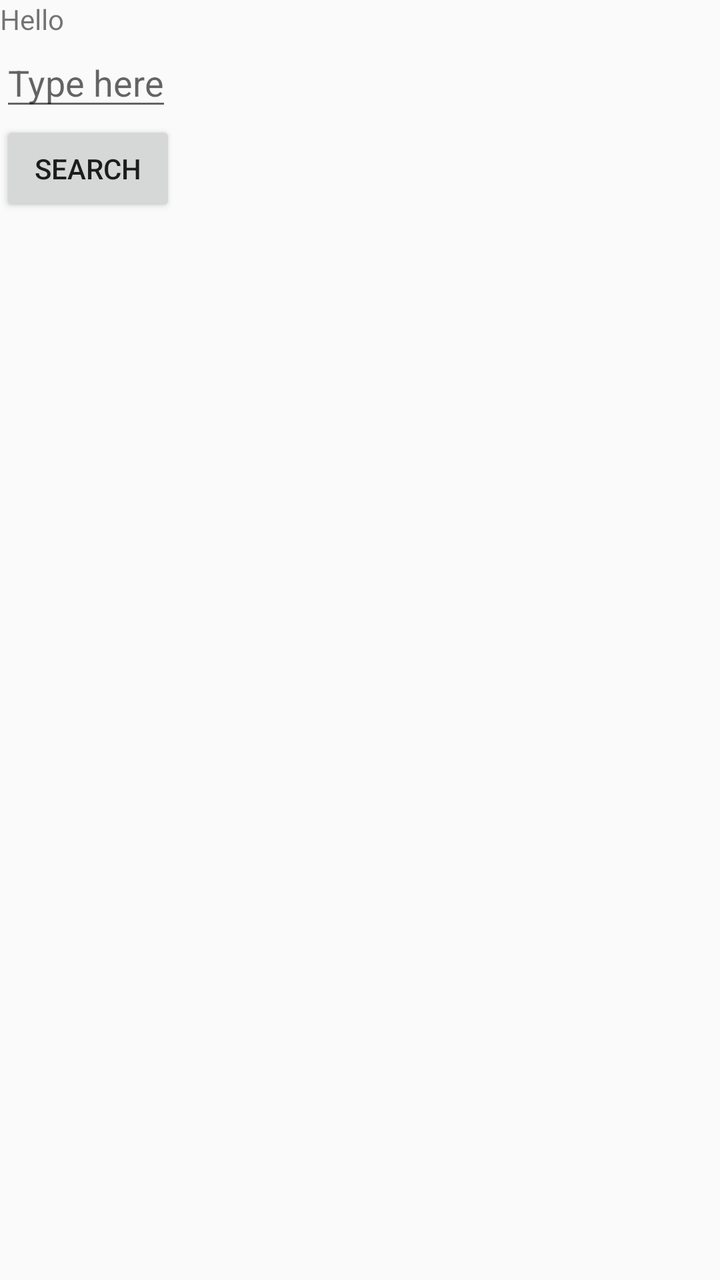
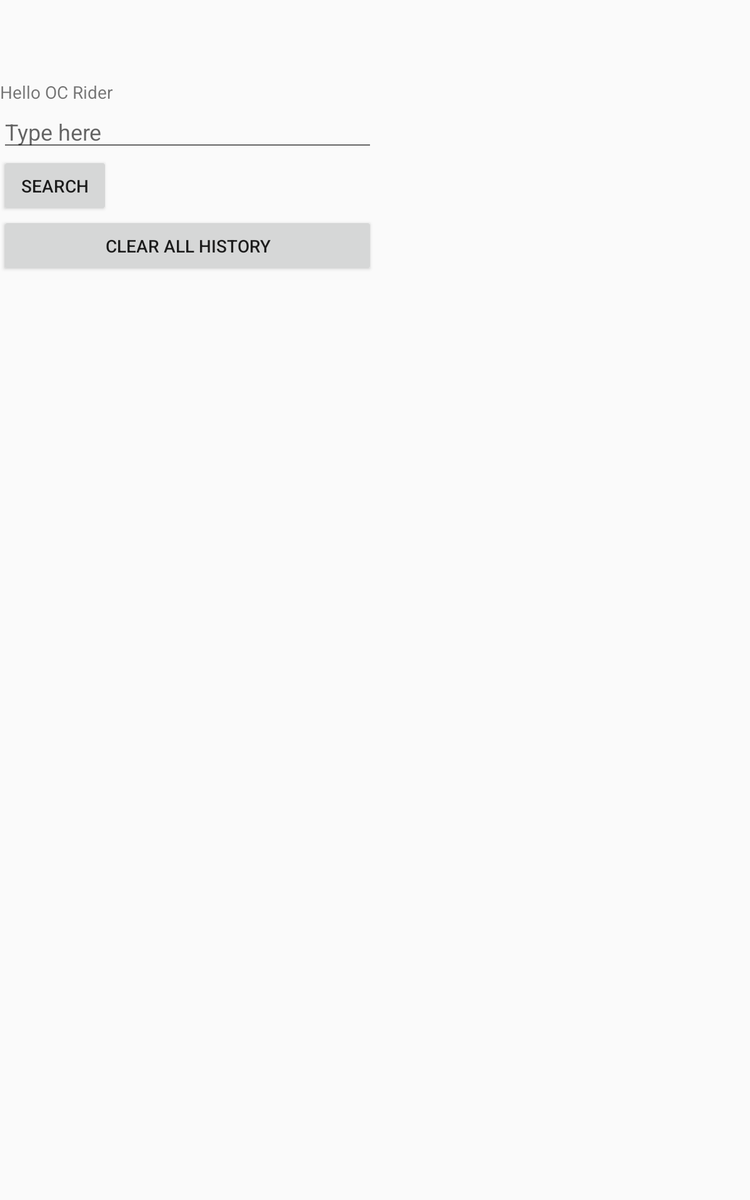

The same Android screen from two of the app's own layout files: first res/layout/ as a phone draws it, then the repository's variant for another configuration, drawn on a device whose configuration selects that folder. Both files follow.
<!-- AndroidManifest.xml: application theme AppTheme -->
<!-- res/layout/oc_transpo_activity.xml -->
<?xml version="1.0" encoding="utf-8"?>
<LinearLayout xmlns:android="http://schemas.android.com/apk/res/android"

    android:layout_width="match_parent"
    android:layout_height="match_parent"
    android:orientation="vertical"
    >

    <TextView
        android:layout_width="match_parent"
        android:layout_height="wrap_content"
        android:text="Hello"
        android:id="@+id/heading"/>



    <EditText
        android:layout_width="wrap_content"
        android:layout_height="wrap_content"
        android:inputType="datetime"
        android:hint="@string/editText"
        android:id="@+id/editText"/>
    <Button
        android:layout_width="wrap_content"
        android:layout_height="wrap_content"
        android:text="@string/button"
        android:id="@+id/button"/>
    <ProgressBar
        android:layout_width="wrap_content"
        android:layout_height="wrap_content"
        android:visibility="invisible"
        android:id="@+id/progressBar"/>
    <ListView
        android:layout_width="match_parent"
        android:layout_height="wrap_content"
        android:id="@+id/list"/>

</LinearLayout>
<!-- resources referenced by this layout -->
<resources>
  <string name="button">Search</string>
  <string name="editText">Type here</string>
  <style name="AppTheme" parent="Theme.AppCompat.Light.NoActionBar">
          
          <item name="colorPrimary">@color/blue</item>
          <item name="colorPrimaryDark">@color/blue</item>
          <item name="colorAccent">@color/colorAccent</item>
  
  
  
      </style>
  <color name="blue">#3F51B5</color>
  <color name="colorAccent">#3F51B5</color>
</resources>
<!-- res/layout-sw600dp/oc_transpo_activity.xml (the repository's variant of the layout above) -->
<!-- drawn on a 7-inch tablet held upright -->
<?xml version="1.0" encoding="utf-8"?>
<RelativeLayout xmlns:android="http://schemas.android.com/apk/res/android"
    xmlns:app="http://schemas.android.com/apk/res-auto"
    xmlns:tools="http://schemas.android.com/tools"
    android:layout_width="match_parent"
    android:layout_height="match_parent"
    tools:context=".OcTranspoActivity">

    <android.support.v7.widget.Toolbar
        android:layout_width="300dp"
        android:layout_height="wrap_content"
        android:layout_alignParentStart="true"
        android:layout_alignParentTop="true"
        android:layout_alignParentEnd="true"
        android:id="@+id/my_toolbar"
        />

    <TextView
        android:layout_width="300dp"
        android:layout_height="wrap_content"
        android:layout_below="@id/my_toolbar"
        android:text="Hello OC Rider"
        android:id="@+id/heading"/>



    <EditText
        android:layout_width="300dp"
        android:layout_height="wrap_content"
        android:inputType="number"
        android:layout_below="@id/heading"
        android:hint="@string/editText"
        android:id="@+id/editText"/>
    <Button
        android:layout_width="wrap_content"
        android:layout_height="wrap_content"
        android:text="@string/button"
        android:layout_below="@id/editText"
        android:id="@+id/button"/>
    <Button
        android:layout_width="300dp"
        android:layout_height="wrap_content"
        android:text="Clear all History"
        android:layout_below="@id/button"
        android:id="@+id/clear_Btn"/>

    <ProgressBar
        android:layout_width="wrap_content"
        android:layout_height="wrap_content"
        android:layout_below="@id/clear_Btn"
        android:visibility="invisible"
        android:id="@+id/progressBar"/>
    <ListView
        android:layout_width="300dp"
        android:layout_height="wrap_content"
        android:layout_below="@id/progressBar"
        android:id="@+id/list"/>
    <FrameLayout
        android:layout_width="600dp"
        android:layout_height="match_parent"
        android:id="@+id/frame_layout"
        android:layout_toRightOf="@id/heading"/>



</RelativeLayout>
